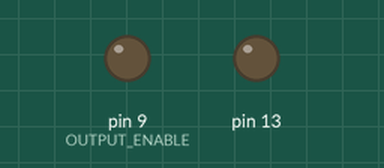
This sketch was run on a simulated Arduino Uno, built with avr-gcc and run on an emulated ATmega328P. Shown: output pins drawn as LEDs (lit = HIGH). Pins used as bus, display or sensor lines are not drawn.

Above: at 2.0 s.
At 39.1 s:
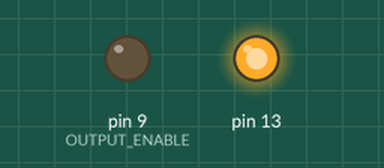
Timing chart, 0 to 40.0 s (numbered marks = the images above):
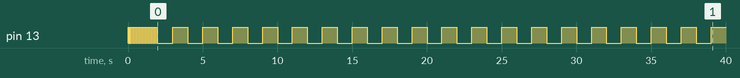

The sketch:

shiftOutSetup.ino
```cpp
/*
  Test output to TLC5916 chips
*/

/*
  white yellow green blue

  white   12
  blue    11
  yellow  10
  green   9

  data, clock, latch, output_enable
*/
const int PULSE = 5;
// const int LATCH = 9;
// const int CLOCK = 10;
// const int OUTPUT_ENABLE = 11;
// const int DATA = 12;
const int CLOCK = 11;
const int OUTPUT_ENABLE = 9;
const int LATCH = 10;
const int DATA = 12;
const long RATE = 9600;
const int NBYTES = 1;
byte bytes[NBYTES];

int t = 0;
int flip = 0;
bool booting = true;

int allFlip = 0;

void updateBytes() {
  digitalWrite(LATCH, LOW);
  for(int i = NBYTES - 1; i >= 0; i--) {
    shiftOut(DATA, CLOCK, MSBFIRST, bytes[i]);
  }
  digitalWrite(LATCH, HIGH);
}

void setup() {
  Serial.begin(RATE);
  pinMode(LATCH, OUTPUT);
  pinMode(CLOCK, OUTPUT);
  pinMode(DATA, OUTPUT);
  pinMode(OUTPUT_ENABLE, OUTPUT);
  pinMode(13, OUTPUT);
  digitalWrite(OUTPUT_ENABLE, LOW);
  digitalWrite(OUTPUT_ENABLE, HIGH);
  digitalWrite(OUTPUT_ENABLE, LOW);
  digitalWrite(CLOCK, LOW);
  digitalWrite(LATCH, HIGH);
  for (unsigned int i = 0; i < NBYTES; i++) {
    bytes[i] = 255;
  }
  updateBytes();
}

void loop() {

// digitalWrite(LATCH, LOW);
// digitalWrite(CLOCK, LOW);
// digitalWrite(DATA, LOW);
// digitalWrite(OUTPUT_ENABLE, LOW);

// digitalWrite(LATCH, HIGH);
// digitalWrite(CLOCK, HIGH);
// digitalWrite(OUTPUT_ENABLE, HIGH);
// digitalWrite(DATA, HIGH);


  // while(true) {}

  if (booting) {
    booting = false;

    for (int i = 0; i < 20; i++) {
      digitalWrite(13, HIGH);
      delay(50);
      digitalWrite(13, LOW);
      delay(50);
    }
  }
  else {
    // for (int i = 0; i < NBYTES; i++) {
    //   bytes[i]++;
    // }
    onOff();

    delay(1000);
    flip = 1 - flip;
    digitalWrite(13, flip);
    updateBytes();
  }
}


void onOff() {
  for (int i = 0; i < NBYTES; i++) {
    bytes[i] = 255 - bytes[i];
  }
}
```

Measured:
- by itself, pin 13: goes 19 × (HIGH 0.05 s, LOW 0.05 s), HIGH 0.05 s, 18 × (LOW 1.1 s, HIGH 1.0 s), LOW 1.0 s, then HIGH
